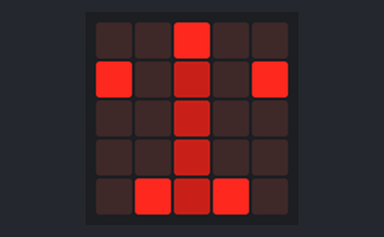
Simulated run of this program. Board: BBC micro:bit (MakeCode). Parts: the board's 5×5 LED display. Dim RGB values are drawn brighter than linear; random numbers come from a fixed seed. At 6.0 s the program stops and its outputs stay as they are.

Above: at 0.1 s.
At 5.1 s:
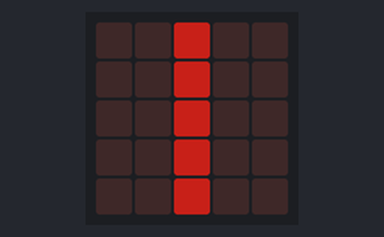

The program:

main.ts
```typescript
let displej = 5
let osaX = 2
let trojuhelnik = [[0, randint(0, displej - 1)], [1, randint(0, displej - 1)], [2, randint(0, displej - 1)]]
// OSA
function draw_osaX() {
    for (let i = 0; i < displej; i++) {
        led.plotBrightness(osaX, i, 100)
    }
}

// BODY
function klm() {
    for (let bod of trojuhelnik) {
        led.plot(bod[0], bod[1])
    }
}

// MIRROR
function mirror() {
    for (let bod of trojuhelnik) {
        led.plot(Math.abs(bod[0] - 4), bod[1])
    }
}

// ZABLIKANI
for (let a = 0; a < 3; a++) {
    draw_osaX()
    klm()
    mirror()
    basic.pause(1000)
    basic.clearScreen()
    draw_osaX()
    basic.pause(1000)
}
```

test.ts
```typescript
// Tady jsou testy. Při použití tohoto balíčku jako rozšíření nebude zkompilováno.
```
